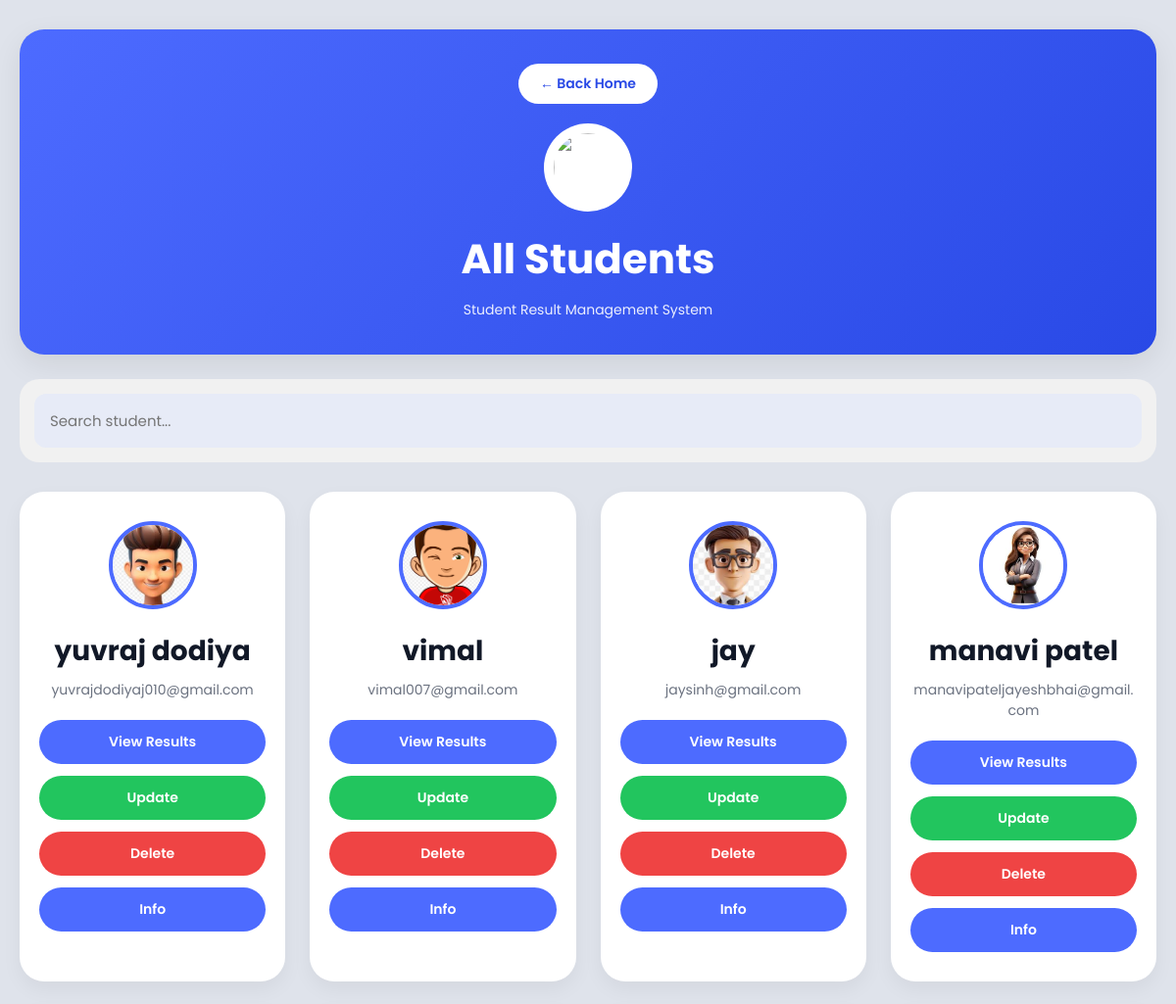
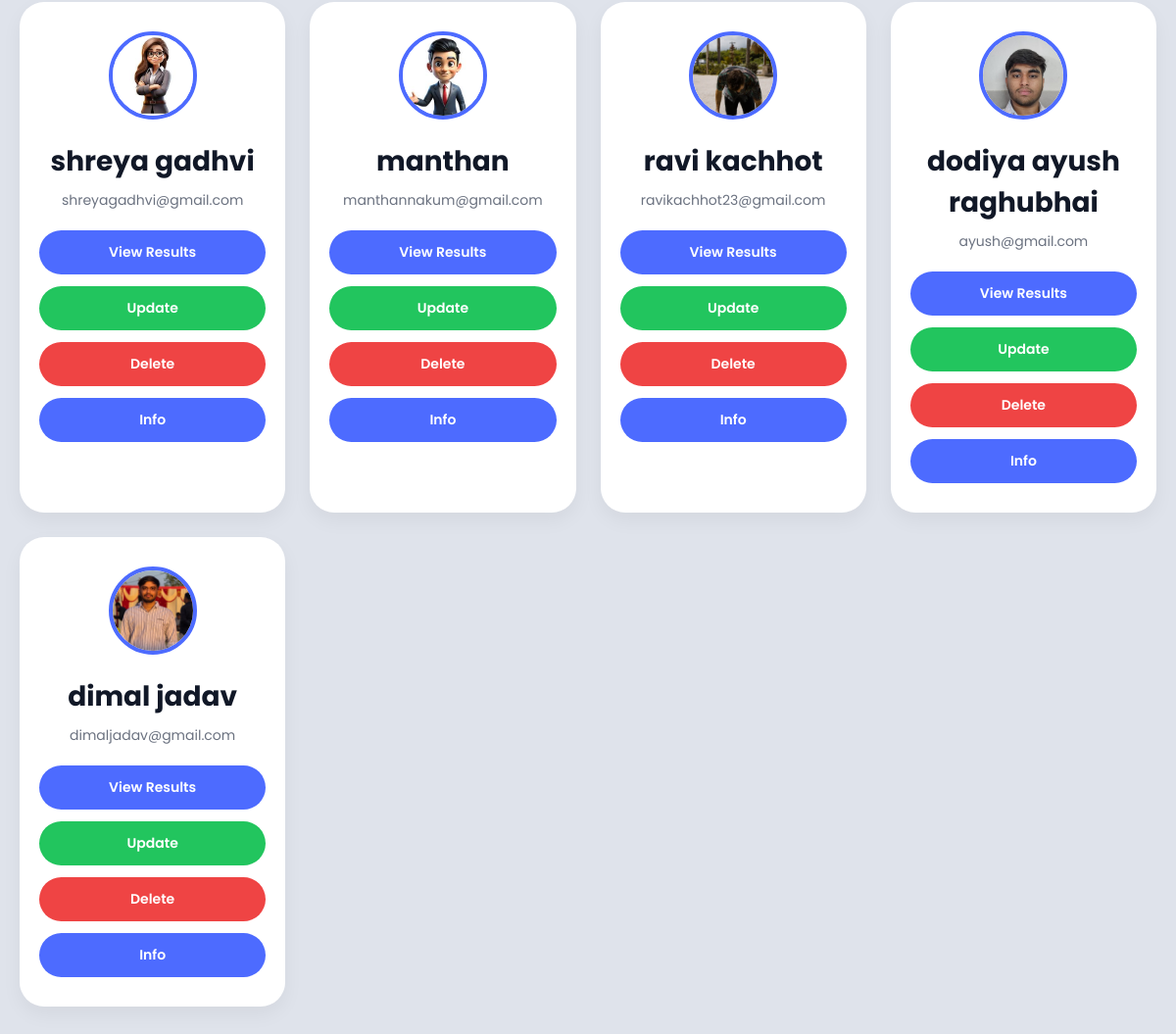
/adminpenal/students/, run on the app's committed database (2 pictures, top to bottom).
### adminpenal/models.py (models this page shows, shortened)
class Student(models.Model):
    student_name = models.CharField(max_length=50)
    student_phone = models.CharField(max_length=11)
    student_email = models.EmailField()
    student_aadhar = models.ImageField(upload_to='addar/')
    student_photo = models.ImageField(upload_to='students/')
    c = models.IntegerField()
    cpp = models.IntegerField()
    java = models.IntegerField()
    python = models.IntegerField()
    html = models.IntegerField()
    css = models.IntegerField()
    sql = models.IntegerField()

### adminpenal/views.py (the view)
# urls.py: path('students/',views.students,name='students'),
def students(request):
    data = Student.objects.all()
    return render(request,'adminpenal/students.html',{'data':data})

### adminpenal/templates/adminpenal/students.html (shortened to what this page needs)
<!DOCTYPE html>
<html lang="en">
<head>
</head>
<body>
<div class="container">
    <div class="top-box">
        <a href="/adminpenal/admin_dashbord/" class="back-btn">
            ← Back Home
        </a>
        <br>
        <img src="https://cdn-icons-png.flaticon.com/512/3135/3135715.png">
        <h1>All Students</h1>
        <p>Student Result Management System</p>
    </div>
    <div class="search-box">
        <input type="text" placeholder="Search student...">
    </div>
    <div class="student-grid">
        {% for i in data %}
        <div class="student-card">
            <img src="{{ i.student_photo.url }}" class="student-photo">
            <div class="student-name">
                {{ i.student_name }}
            </div>
            <div class="student-email">
                {{ i.student_email }}
            </div>
            <div class="btn-group">
                <a href="{% url 'results' %}" class="view-btn">
                    View Results
                </a>
                <a href="{% url 'update_student' i.id %}" class="update-btn">
                    Update
                </a>
                <a href="{% url 'delete_student' i.id %}"
                   class="delete-btn"
                   onclick="return confirm('Are you sure delete this student?')">
                    Delete
                </a>
                <a href="{% url 'admin_student_info' i.id %}" class="view-btn">
                    Info
                </a>
            </div>
        </div>
        {% endfor %}
    </div>
</div>
</body>
</html>

### adminpenal/templates/adminpenal/students.html (style rules this page uses)
* { margin:0; padding:0; box-sizing:border-box; font-family:'Poppins',sans-serif; }
body { background:#dfe3eb; padding:30px 20px; }
.container { max-width:1200px; margin:auto; }
.top-box { background:linear-gradient(135deg,#4d6bff,#2949e6); border-radius:25px; padding:35px; text-align:center; color:white; margin-bottom:25px; box-shadow:0 10px 30px rgba(0,0,0,0.08); }
.top-box img { width:90px; height:90px; background:white; padding:10px; border-radius:50%; margin-bottom:15px; }
.top-box h1 { font-size:42px; margin-bottom:10px; }
.top-box p { font-size:14px; opacity:0.9; }
.back-btn { display:inline-block; background:white; color:#2949e6; text-decoration:none; padding:10px 22px; border-radius:30px; font-size:14px; font-weight:600; margin-bottom:20px; transition:0.3s; }
.search-box { background:#f1f1f1; padding:15px; border-radius:20px; margin-bottom:30px; }
.search-box input { width:100%; border:none; outline:none; padding:16px; border-radius:12px; background:#e7ebf7; font-size:15px; }
.student-grid { display:grid; grid-template-columns:repeat(auto-fit,minmax(240px,1fr)); gap:25px; }
.student-card { background:white; border-radius:25px; padding:30px 20px; text-align:center; transition:0.3s; box-shadow:0 8px 20px rgba(0,0,0,0.05); }
.student-photo { width:90px; height:90px; border-radius:50%; object-fit:cover; border:4px solid #4d6bff; margin-bottom:15px; }
.student-name { font-size:28px; font-weight:700; margin-bottom:8px; color:#111827; }
.student-email { font-size:14px; color:#6b7280; margin-bottom:20px; word-break:break-word; }
.btn-group { display:flex; flex-direction:column; gap:12px; }
.view-btn, .update-btn, .delete-btn { text-decoration:none; padding:12px; border-radius:30px; font-size:14px; font-weight:600; transition:0.3s; }
.view-btn { background:#4d6bff; color:white; }
.update-btn { background:#22c55e; color:white; }
.delete-btn { background:#ef4444; color:white; }

### data on the page
Student: student_photo (picture), student_name "yuvraj dodiya", student_email "yuvrajdodiyaj010@gmail.com"
Student: student_photo (picture), student_name "vimal", student_email "vimal007@gmail.com"
Student: student_photo (picture), student_name "jay", student_email "jaysinh@gmail.com"
Student: student_photo (picture), student_name "manavi patel", student_email "manavipateljayeshbhai@gmail.com"
Student: student_photo (picture), student_name "shreya gadhvi", student_email "shreyagadhvi@gmail.com"
Student: student_photo (picture), student_name "manthan", student_email "manthannakum@gmail.com"
Student: student_photo (picture), student_name "ravi kachhot", student_email "ravikachhot23@gmail.com"
Student: student_photo (picture), student_name "dodiya ayush raghubhai", student_email "ayush@gmail.com"
Student: student_photo (picture), student_name "dimal jadav", student_email "dimaljadav@gmail.com"
